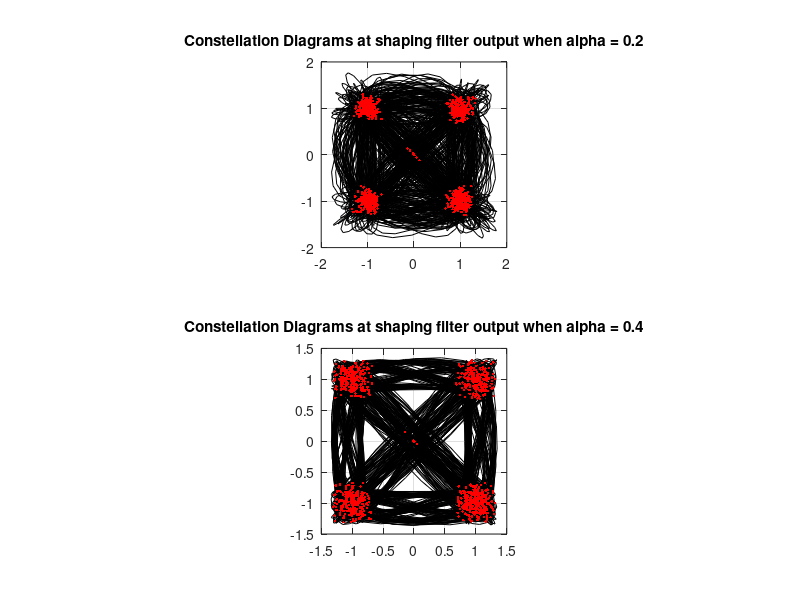

Write the MATLAB code that produced this figure. (Note: this script raises an error after producing the figure.)
clear
load workspace
close all
subplot(2,1,1)
plot(x1, 'k')
grid on
axis('square')
hold on
plot(x1(1:8:8*N),'r.')
title('Constellation Diagrams at shaping filter output when alpha = 0.2')

subplot(2,1,2)
plot(x2, 'k')
grid on
axis('square')
hold on
plot(x2(1:8:8*N),'r.')
title('Constellation Diagrams at shaping filter output when alpha = 0.4')

save('workspace.mat')